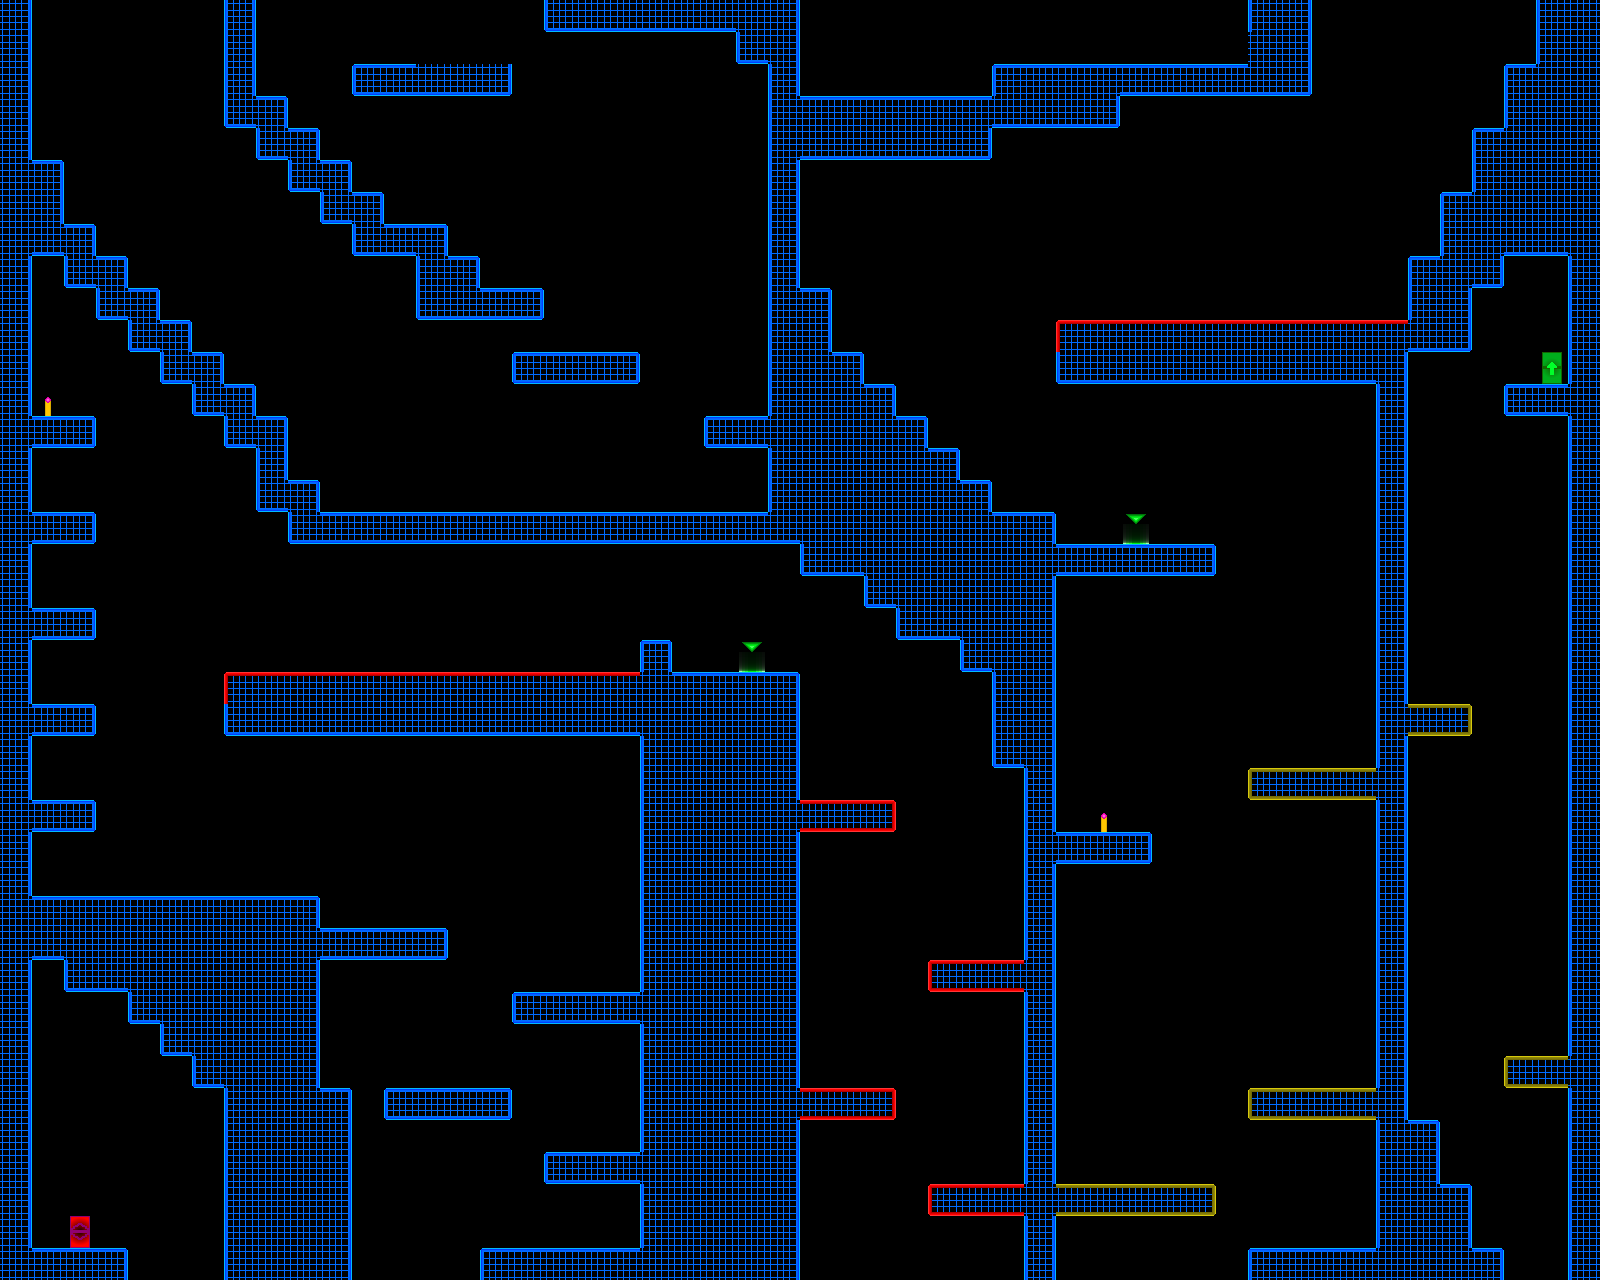

Rendered tile map (Tiled .tmx) drawn with the repository's tilesets; below, a short description and the map source with its tile grids summarised:
An orthogonal 50x40 tile map with 32x32 px tiles, 1 tile layer (Livello tile 1) and 103 objects.

<map version="1.0" orientation="orthogonal" renderorder="right-down" width="50" height="40" tilewidth="32" tileheight="32" nextobjectid="113">
 <tileset firstgid="1" name="TestTile" tilewidth="32" tileheight="32" tilecount="117">
  <image source="resources/tiles/TestTile.png" width="416" height="288" />
 </tileset>
 <layer name="Livello tile 1" width="50" height="40">
  <data>[2000 cells, 629 non-empty, 26 distinct tile ids]</data>
 </layer>
 <objectgroup name="Triggers" visible="0">
  <object id="1" x="32" y="1248" width="96" height="32">
   <properties>
    <property name="blocker" value="tblr" />
   </properties>
  </object>
  <object id="2" x="0" y="0" width="32" height="1248">
   <properties>
    <property name="blocker" value="tbr" />
   </properties>
  </object>
  <object id="3" x="64" y="1216" width="32" height="32">
   <properties>
    <property name="playerEntrance" value="" />
   </properties>
  </object>
  <object id="4" x="1536" y="352" width="32" height="32">
   <properties>
    <property name="playerExit" value="Level12" />
   </properties>
  </object>
  <object id="5" x="32" y="800" width="64" height="32">
   <properties>
    <property name="blocker" value="tbr" />
   </properties>
  </object>
  <object id="6" x="32" y="704" width="64" height="32">
   <properties>
    <property name="blocker" value="tbr" />
   </properties>
  </object>
  <object id="7" x="32" y="608" width="64" height="32">
   <properties>
    <property name="blocker" value="tbr" />
   </properties>
  </object>
  <object id="8" x="32" y="512" width="64" height="32">
   <properties>
    <property name="blocker" value="tbr" />
   </properties>
  </object>
  <object id="9" x="32" y="416" width="64" height="32">
   <properties>
    <property name="blocker" value="tbr" />
   </properties>
  </object>
  <object id="10" x="224" y="1088" width="128" height="192">
   <properties>
    <property name="blocker" value="tbrl" />
   </properties>
  </object>
  <object id="11" x="320" y="928" width="128" height="32">
   <properties>
    <property name="blocker" value="tbr" />
   </properties>
  </object>
  <object id="12" x="32" y="896" width="288" height="32">
   <properties>
    <property name="blocker" value="tr" />
   </properties>
  </object>
  <object id="13" x="32" y="928" width="32" height="32">
   <properties>
    <property name="blocker" value="b" />
   </properties>
  </object>
  <object id="14" x="64" y="960" width="64" height="32">
   <properties>
    <property name="blocker" value="bl" />
   </properties>
  </object>
  <object id="15" x="128" y="992" width="32" height="32">
   <properties>
    <property name="blocker" value="bl" />
   </properties>
  </object>
  <object id="16" x="160" y="1024" width="32" height="32">
   <properties>
    <property name="blocker" value="bl" />
   </properties>
  </object>
  <object id="17" x="192" y="1056" width="32" height="32">
   <properties>
    <property name="blocker" value="bl" />
   </properties>
  </object>
  <object id="18" x="288" y="960" width="32" height="128">
   <properties>
    <property name="blocker" value="r" />
   </properties>
  </object>
  <object id="19" x="384" y="1088" width="128" height="32">
   <properties>
    <property name="blocker" value="tbrl" />
   </properties>
  </object>
  <object id="20" x="544" y="1152" width="96" height="32">
   <properties>
    <property name="blocker" value="tbrl" />
   </properties>
  </object>
  <object id="21" x="512" y="992" width="128" height="32">
   <properties>
    <property name="blocker" value="tbrl" />
   </properties>
  </object>
  <object id="22" x="480" y="1248" width="160" height="32">
   <properties>
    <property name="blocker" value="tbrl" />
   </properties>
  </object>
  <object id="23" x="32" y="160" width="32" height="96">
   <properties>
    <property name="blocker" value="tbrl" />
   </properties>
  </object>
  <object id="24" x="64" y="224" width="32" height="64">
   <properties>
    <property name="blocker" value="tbrl" />
   </properties>
  </object>
  <object id="25" x="96" y="256" width="32" height="64">
   <properties>
    <property name="blocker" value="tbrl" />
   </properties>
  </object>
  <object id="26" x="128" y="288" width="32" height="64">
   <properties>
    <property name="blocker" value="tbrl" />
   </properties>
  </object>
  <object id="27" x="160" y="320" width="32" height="64">
   <properties>
    <property name="blocker" value="tbrl" />
   </properties>
  </object>
  <object id="28" x="192" y="352" width="32" height="64">
   <properties>
    <property name="blocker" value="tbrl" />
   </properties>
  </object>
  <object id="29" x="224" y="384" width="32" height="64">
   <properties>
    <property name="blocker" value="tbrl" />
   </properties>
  </object>
  <object id="30" x="256" y="416" width="32" height="96">
   <properties>
    <property name="blocker" value="tbrl" />
   </properties>
  </object>
  <object id="31" x="288" y="480" width="32" height="64">
   <properties>
    <property name="blocker" value="tbrl" />
   </properties>
  </object>
  <object id="32" x="320" y="512" width="448" height="32">
   <properties>
    <property name="blocker" value="tb" />
   </properties>
  </object>
  <object id="33" x="704" y="416" width="64" height="32">
   <properties>
    <property name="blocker" value="tbrl" />
   </properties>
  </object>
  <object id="35" x="512" y="352" width="128" height="32">
   <properties>
    <property name="blocker" value="tbrl" />
   </properties>
  </object>
  <object id="36" x="224" y="0" width="32" height="128">
   <properties>
    <property name="blocker" value="tbrl" />
   </properties>
  </object>
  <object id="38" x="288" y="128" width="32" height="64">
   <properties>
    <property name="blocker" value="tbrl" />
   </properties>
  </object>
  <object id="39" x="256" y="96" width="32" height="64">
   <properties>
    <property name="blocker" value="tbrl" />
   </properties>
  </object>
  <object id="40" x="320" y="160" width="32" height="64">
   <properties>
    <property name="blocker" value="tbrl" />
   </properties>
  </object>
  <object id="41" x="352" y="192" width="32" height="64">
   <properties>
    <property name="blocker" value="tbrl" />
   </properties>
  </object>
  <object id="42" x="384" y="224" width="64" height="32">
   <properties>
    <property name="blocker" value="tbr" />
   </properties>
  </object>
  <object id="43" x="416" y="256" width="64" height="64">
   <properties>
    <property name="blocker" value="tblr" />
   </properties>
  </object>
  <object id="44" x="480" y="288" width="64" height="32">
   <properties>
    <property name="blocker" value="rbt" />
   </properties>
  </object>
  <object id="47" x="352" y="64" width="160" height="32">
   <properties>
    <property name="blocker" value="tbrl" />
   </properties>
  </object>
  <object id="48" x="544" y="0" width="192" height="32">
   <properties>
    <property name="blocker" value="tbrl" />
   </properties>
  </object>
  <object id="50" x="736" y="0" width="64" height="32">
   <properties>
    <property name="blocker" value="tr" />
   </properties>
  </object>
  </objectgroup>
</map>
<!-- 58 of 103 objects omitted -->
